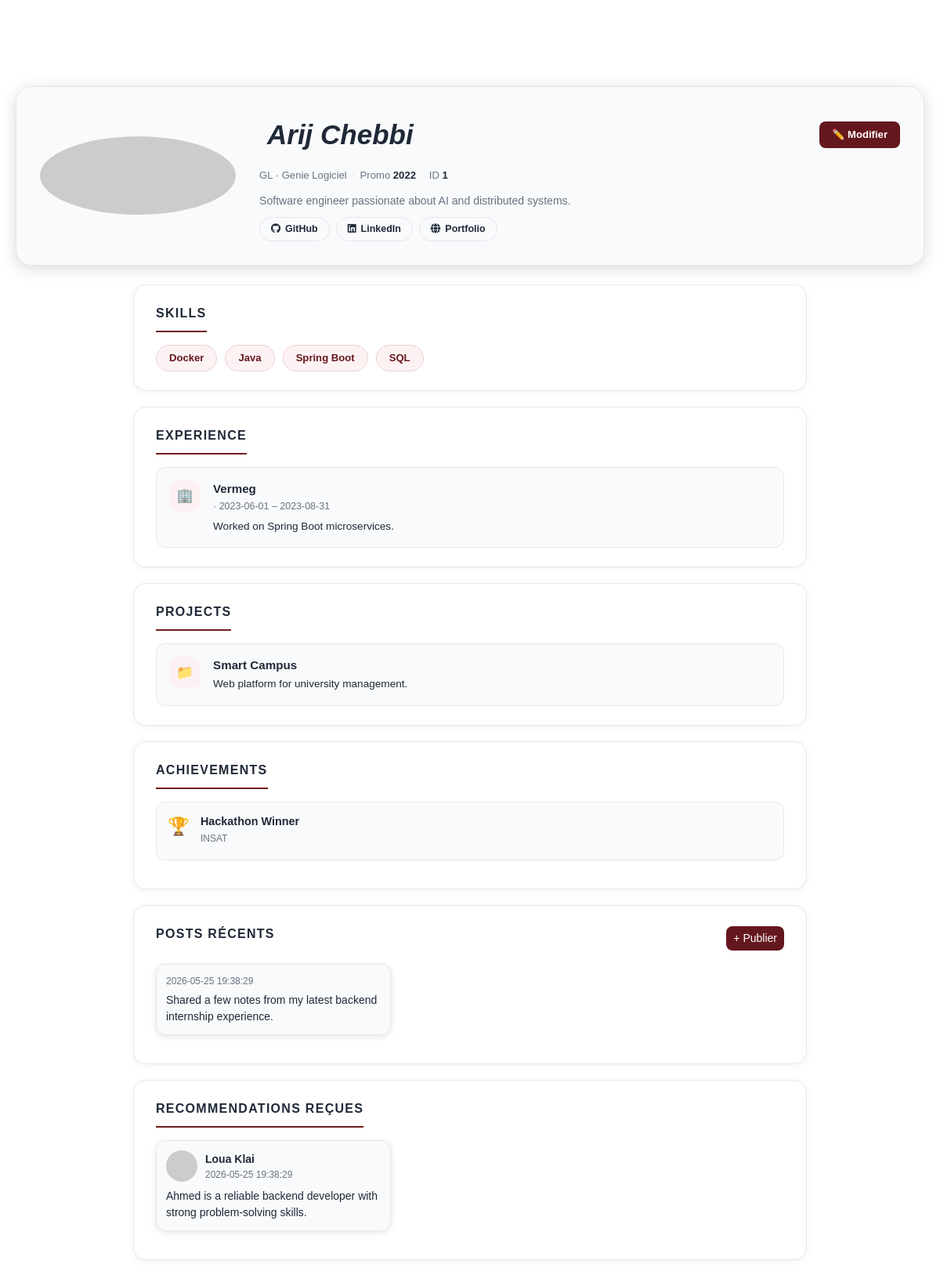
The page /frontend/pages/myprofile.php (signed in) on the database as committed earlier.
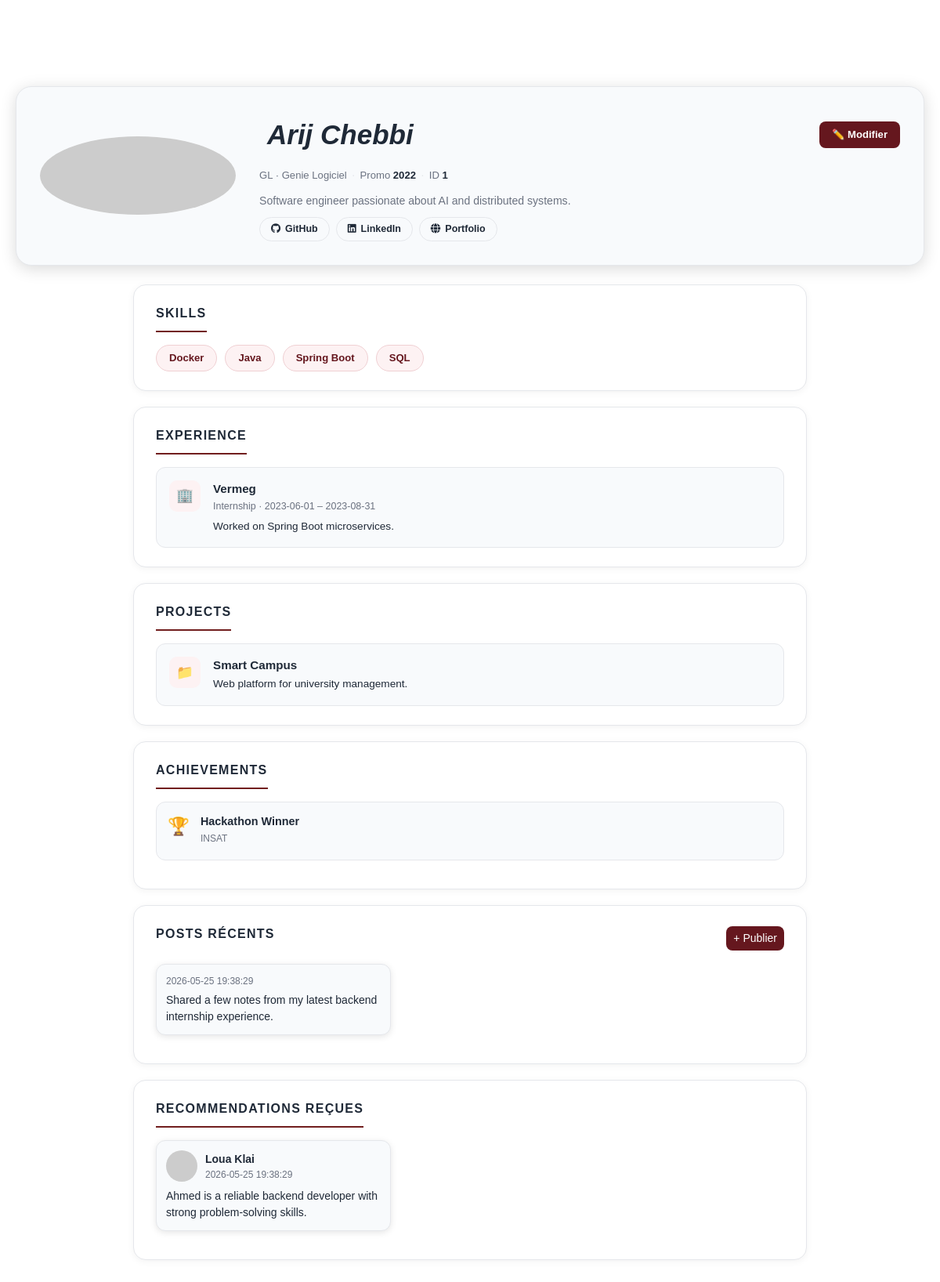
The same page on the database as committed later.
### tables this page shows
CREATE TABLE IF NOT EXISTS users (
    id           INT          AUTO_INCREMENT PRIMARY KEY,
    email        VARCHAR(150) NOT NULL UNIQUE,
    password_hash VARCHAR(255) NOT NULL,
    profile_link TEXT         NULL,
    github_link TEXT         NULL,
    linkedin_link TEXT         NULL,

    tagline      VARCHAR(255) NULL,
    bio          TEXT         NULL,
    avatar_url   TEXT         NULL,
    insatien_id  INT          NOT NULL UNIQUE,
    created_at   TIMESTAMP    DEFAULT CURRENT_TIMESTAMP,
    updated_at   TIMESTAMP    DEFAULT CURRENT_TIMESTAMP ON UPDATE CURRENT_TIMESTAMP,
    FOREIGN KEY (insatien_id) REFERENCES insatien(id)
        ON DELETE CASCADE
);

CREATE TABLE IF NOT EXISTS insatien (
    id          INT          AUTO_INCREMENT PRIMARY KEY,
    nom         VARCHAR(100) NOT NULL,
    prenom      VARCHAR(100) NOT NULL,
    email       VARCHAR(150) NOT NULL UNIQUE,
    promo_year  INT          NULL,
    parcours_id INT          NULL,
    created_at  TIMESTAMP    DEFAULT CURRENT_TIMESTAMP,
    FOREIGN KEY (parcours_id) REFERENCES parcours(id)
        ON DELETE SET NULL
);

CREATE TABLE IF NOT EXISTS filieres (
    id   INT          AUTO_INCREMENT PRIMARY KEY,
    name VARCHAR(120) NOT NULL UNIQUE
);

CREATE TABLE IF NOT EXISTS parcours (
    id         INT          AUTO_INCREMENT PRIMARY KEY,
    name       VARCHAR(120) NOT NULL UNIQUE,
    filiere_id INT          NULL,
    FOREIGN KEY (filiere_id) REFERENCES filieres(id)
        ON DELETE SET NULL
);

CREATE TABLE IF NOT EXISTS skills (
    id   INT          AUTO_INCREMENT PRIMARY KEY,
    name VARCHAR(100) NOT NULL UNIQUE
);

CREATE TABLE IF NOT EXISTS experience (
    id              INT          AUTO_INCREMENT PRIMARY KEY,
    user_id         INT          NOT NULL,
    date_debut      DATE         NULL,
    date_fin        DATE         NULL,       
    entreprise      VARCHAR(255) NULL,
    experience_type ENUM('skill','job','internship','freelance','certification') NOT NULL,
    lien            TEXT         NULL,
    description     TEXT         NULL,
    created_at      TIMESTAMP    DEFAULT CURRENT_TIMESTAMP,
    FOREIGN KEY (user_id) REFERENCES users(id) ON DELETE CASCADE,
    INDEX idx_experience_user (user_id),
    INDEX idx_experience_type (experience_type)
);

CREATE TABLE IF NOT EXISTS projects (
    id          INT          AUTO_INCREMENT PRIMARY KEY,
    user_id     INT          NOT NULL,
    title       VARCHAR(255) NOT NULL,
    description TEXT         NULL,
    lien        TEXT         NULL,            
    date_debut  DATE         NULL,
    date_fin    DATE         NULL,            
    created_at  TIMESTAMP    DEFAULT CURRENT_TIMESTAMP,
    FOREIGN KEY (user_id) REFERENCES users(id) ON DELETE CASCADE,
    INDEX idx_projects_user (user_id)
);

CREATE TABLE IF NOT EXISTS achievements (
    id               INT          AUTO_INCREMENT PRIMARY KEY,
    user_id          INT          NOT NULL,
    title            VARCHAR(255) NOT NULL,
    issuer           VARCHAR(255) NULL,       
    achievement_type ENUM('award','honour','publication','competition','other') NOT NULL DEFAULT 'other',
    date_obtained    DATE         NULL,
    lien             TEXT         NULL,
    description      TEXT         NULL,
    created_at       TIMESTAMP    DEFAULT CURRENT_TIMESTAMP,
    FOREIGN KEY (user_id) REFERENCES users(id) ON DELETE CASCADE,
    INDEX idx_achievements_user (user_id),
    INDEX idx_achievements_type (achievement_type)
);

CREATE TABLE IF NOT EXISTS posts (
    id         INT       AUTO_INCREMENT PRIMARY KEY,
    user_id    INT       NOT NULL,
    content    TEXT      NOT NULL,
    created_at TIMESTAMP DEFAULT CURRENT_TIMESTAMP,
    FOREIGN KEY (user_id) REFERENCES users(id) ON DELETE CASCADE,
    INDEX idx_posts_user (user_id),
    INDEX idx_posts_created_at (created_at)
);

CREATE TABLE IF NOT EXISTS recommandations (
    id         INT       AUTO_INCREMENT PRIMARY KEY,
    from_user  INT       NOT NULL,
    to_user    INT       NOT NULL,
    texte      TEXT      NOT NULL,
    created_at TIMESTAMP DEFAULT CURRENT_TIMESTAMP,
    CONSTRAINT chk_no_self_recommandation CHECK (from_user <> to_user),
    FOREIGN KEY (from_user) REFERENCES users(id) ON DELETE CASCADE,
    FOREIGN KEY (to_user)   REFERENCES users(id) ON DELETE CASCADE
);

### backend/config/ConnexionDB.php (called while the page is built)
<?php
class ConnexionDB
{
    private static ?PDO $instance = null;
    public static function getInstance(): PDO
    {
        if (self::$instance === null) {
            $host = "localhost";
            $dbname = "webdb";
            $username = "root";
            $password = "";
            self::$instance = new PDO(
                "mysql:host=$host;dbname=$dbname;charset=utf8",
                $username,
                $password
            );
            self::$instance->setAttribute(PDO::ATTR_ERRMODE, PDO::ERRMODE_EXCEPTION);
        }
        return self::$instance;
    }
}

### backend/service/profileService.php (called while the page is built, shortened)
<?php
require_once __DIR__ . '/../repository/userRepository.php';
require_once __DIR__ . '/../config/ConnexionDB.php';
class profileService {
    private $repo;
    public function __construct() {
        $this->repo=new userRepository();
    }
    public function getFullProfile(int $userId): array {
        $user = $this->repo->findById($userId);
        $skills=$this->repo->findskills($userId);
        $experiences=$this->repo->findExperiences($userId);
        $projects=$this->repo->findProjects($userId);
        $achievements=$this->repo->findAchievements($userId);
        $recommendations=$this->repo->findRecommendations($userId);
        $posts= $this->repo->findPosts($userId);
        return [
            'user'            => $user,
            'skills'          => $skills,
            'experiences'     => $experiences,
            'projects'        => $projects,
            'achievements'    => $achievements,
            'recommendations' => $recommendations,
            'posts'           =>$posts
        ];
    }
}

### backend/repository/userRepository.php (called while the page is built, shortened)
<?php
require_once __DIR__ . '/../config/ConnexionDB.php';
class userRepository {
    private $pdo;
    public function __construct() {
        $this->pdo = ConnexionDB::getInstance();
    }
    public function findById($userId) : array|false{
        $stmt=$this->pdo->prepare("
         SELECT
            u.id,u.email,u.bio,u.tagline,u.avatar_url,u.github_link,
            u.linkedin_link,u.profile_link,i.nom,i.prenom,i.promo_year,
            i.id AS insatien_id, p.name AS parcours,f.name  AS filiere
            FROM users u
            JOIN insatien i ON i.id = u.insatien_id
            LEFT JOIN parcours p ON p.id = i.parcours_id
            LEFT JOIN filieres f ON f.id = p.filiere_id
            WHERE u.id = ?
        ");
        $stmt->execute([$userId]);
        return $stmt->fetch(PDO::FETCH_ASSOC);
    }
    public function findskills(int $userId): array|false {
        $stmt=$this->pdo->prepare("
          SELECT s.id, s.name
            FROM skills s
            JOIN user_skills us ON us.skill_id = s.id
            WHERE us.user_id = ?
            ORDER BY s.name
        ");
        $stmt->execute([$userId]);
        return $stmt->fetchAll(PDO::FETCH_ASSOC);
    }
    public function findExperiences (int $userId): array|false{
        $stmt=$this->pdo->prepare("
         SELECT id, entreprise, experience_type,
          date_debut, date_fin, description, lien
         FROM experience
         WHERE user_id = ?
         ORDER BY date_debut DESC
        ");
        $stmt->execute([$userId]);
        return $stmt->fetchAll(PDO::FETCH_ASSOC);
    }
    public function findProjects(int $userId): array|false {
        $stmt = $this->pdo->prepare("
            SELECT id, title, description, lien, date_debut, date_fin
            FROM projects
            WHERE user_id = ?
            ORDER BY date_debut DESC
        ");
        $stmt->execute([$userId]);
        return $stmt->fetchAll(PDO::FETCH_ASSOC);
    }
    public function findAchievements(int $userId): array|false {
        $stmt = $this->pdo->prepare("
            SELECT id, title, issuer, achievement_type, date_obtained, description, lien
            FROM achievements
            WHERE user_id = ?
            ORDER BY date_obtained DESC
        ");
        $stmt->execute([$userId]);
        return $stmt->fetchAll(PDO::FETCH_ASSOC);
    }
    public function findRecommendations(int $userId): array|false {
        $stmt = $this->pdo->prepare("
            SELECT r.id,r.texte,r.created_at,
                i.nom       AS author_nom,
                i.prenom    AS author_prenom,
                u.avatar_url AS author_avatar,
                u.id        AS author_id
            FROM recommandations r
            JOIN users u  ON u.id = r.from_user
            JOIN insatien i ON i.id = u.insatien_id
            WHERE r.to_user = ?
            ORDER BY r.created_at DESC
        ");
        $stmt->execute([$userId]);
        return $stmt->fetchAll(PDO::FETCH_ASSOC);
    }
    public function findPosts(int $userId): array {
    $stmt = $this->pdo->prepare("
        SELECT id, content, created_at
        FROM posts
        WHERE user_id = ?
        ORDER BY created_at DESC
    ");
    $stmt->execute([$userId]);
    return $stmt->fetchAll(PDO::FETCH_ASSOC) ?: [];
}
}

### frontend/pages/myprofile.php (the view, shortened to what the rows shown need)
<?php
require_once '../../backend/config/ConnexionDB.php';
require_once '../../backend/service/profileService.php';
$conn   = ConnexionDB::getInstance();
$stmt   = $conn->prepare("SELECT id FROM users WHERE email = :email LIMIT 1");
$stmt->execute([':email' => $_SESSION['email']]);
$me     = $stmt->fetch(PDO::FETCH_ASSOC);
$userId = (int)($me['id'] ?? 0);
$service = new profileService();
$data            = $service->getFullProfile($userId);
$user            = $data['user'];
$skills          = $data['skills'];
$experiences     = $data['experiences'];
$projects        = $data['projects'];
$achievements    = $data['achievements'];
$recommendations = $data['recommendations'];
$posts           = $data['posts'];
function h(?string $val): string {
    return htmlspecialchars($val ?? '', ENT_QUOTES, 'UTF-8');
}
?>
<!DOCTYPE html>
<html lang="fr">
<head>
  <link rel="stylesheet" href="/frontend/assets/css/bootstrap.min.css">
  <link rel="stylesheet" href="https://cdn.jsdelivr.net/npm/bootstrap-icons@1.10.5/font/bootstrap-icons.css">
  <link rel="stylesheet" href="/frontend/assets/css/profil.css">
  <link rel="stylesheet" href="/frontend/assets/css/myprofile.css">
  <link rel="stylesheet" href="/frontend/assets/css/footer_navbar.css">
  <link rel="stylesheet" href="https://cdnjs.cloudflare.com/ajax/libs/font-awesome/6.5.0/css/all.min.css">
</head>
<body>
<div class="container">
  <div class="profile-main">
    <div class="profile-info">
      <div class="profile-name-row">
        <h1 class="nom"><?= h($user['prenom'] . ' ' . $user['nom']) ?></h1>
        <button type="button" class="btn-edit"
                data-bs-toggle="modal" data-bs-target="#editProfileModal">
          ✏️ Modifier
        </button>
      </div>
      <div class="profile-meta">
        <?php if (!empty($user['filiere'])): ?>
          <span class="meta-badge"><?= h($user['filiere']) ?> · <?= h($user['parcours']) ?></span>
          <span class="meta-sep">·</span>
        <?php endif; ?>
        <span class="meta-badge">Promo <span class="num-id"><?= h($user['promo_year'] ?? 'N/A') ?></span></span>
        <span class="meta-sep">·</span>
        <span class="meta-badge">ID <span class="num-id"><?= h($user['insatien_id']) ?></span></span>
      </div>
      <p class="profile-bio"><?= h($user['bio'] ?: 'No bio provided.') ?></p>
      <div class="profile-links">
        <?php if (!empty($user['github_link'])): ?>
          <a href="<?= h($user['github_link']) ?>" class="profile-link-btn" target="_blank">
          </a>
        <?php endif; ?>
        <?php if (!empty($user['linkedin_link'])): ?>
          <a href="<?= h($user['linkedin_link']) ?>" class="profile-link-btn" target="_blank">
          </a>
        <?php endif; ?>
        <?php if (!empty($user['profile_link'])): ?>
          <a href="<?= h($user['profile_link']) ?>" class="profile-link-btn" target="_blank">
          </a>
        <?php endif; ?>
      </div>
    </div>
  </div>
</div>
<div class="container" style="max-width:900px; margin:0 auto; padding:0 20px 60px;">
  <div class="profile-section">
    <div class="skills-grid">
      <?php if ($skills): ?>
        <?php foreach ($skills as $skill): ?>
          <span class="skill-badge"><?= h($skill['name']) ?></span>
        <?php endforeach; ?>
      <?php else: ?>
        <p class="text-muted">No skills yet. Click "Modifier" to add some.</p>
      <?php endif; ?>
    </div>
  </div>
  <div class="profile-section">
    <div class="experience-list">
      <?php if ($experiences): ?>
        <?php foreach ($experiences as $exp): ?>
          <div class="experience-card">
            <div class="exp-icon">🏢</div>
            <div>
              <p class="exp-title"><?= h($exp['entreprise'] ?? '') ?></p>
              <p class="exp-meta">
                <?= h(ucfirst($exp['experience_type'])) ?> ·
                <?= h($exp['date_debut'] ?? '') ?> –
                <?= !empty($exp['date_fin']) ? h($exp['date_fin']) : 'Present' ?>
              </p>
              <?php if (!empty($exp['description'])): ?>
                <p class="exp-desc"><?= h($exp['description']) ?></p>
              <?php endif; ?>
            </div>
          </div>
        <?php endforeach; ?>
      <?php else: ?>
        <p class="text-muted">No experience yet.</p>
      <?php endif; ?>
    </div>
  </div>
  <div class="profile-section">
    <?php if ($projects): ?>
      <?php foreach ($projects as $proj): ?>
        <div class="experience-card">
          <div class="exp-icon">📁</div>
          <div>
            <p class="exp-title"><?= h($proj['title']) ?></p>
            <?php if (!empty($proj['description'])): ?>
              <p class="exp-desc"><?= h($proj['description']) ?></p>
            <?php endif; ?>
          </div>
        </div>
      <?php endforeach; ?>
    <?php else: ?>
      <p class="text-muted">No projects yet.</p>
    <?php endif; ?>
  </div>
  <div class="profile-section">
    <?php if ($achievements): ?>
      <?php foreach ($achievements as $ach): ?>
        <div class="achievement-card">
          <span class="achievement-icon">🏆</span>
          <div>
            <p class="achievement-title"><?= h($ach['title']) ?></p>
            <p class="achievement-meta"><?= h($ach['issuer'] ?? '') ?></p>
          </div>
        </div>
      <?php endforeach; ?>
    <?php else: ?>
      <p class="text-muted">No achievements yet.</p>
    <?php endif; ?>
  </div>
  <div class="profile-section">
    <?php if (!empty($posts)): ?>
      <?php foreach ($posts as $post): ?>
        <div class="review-card" style="margin-bottom:12px;">
          <div class="review-time"><?= h($post['created_at']) ?></div>
          <div class="review-text"><?= h($post['content']) ?></div>
        </div>
      <?php endforeach; ?>
    <?php else: ?>
      <p class="text-muted">No posts yet.</p>
    <?php endif; ?>
  </div>
  <div class="profile-section">
    <?php if ($recommendations): ?>
      <?php foreach ($recommendations as $rec): ?>
        <div class="review-card">
          <div class="review-header">
            <img src="<?= h($rec['author_avatar'] ?: '/frontend/assets/images/icon-7797704_1280.png') ?>"
                 alt="avatar" style="width:40px;height:40px;border-radius:50%;object-fit:cover;margin-right:10px;">
            <div>
              <div class="review-name"><?= h($rec['author_prenom'] . ' ' . $rec['author_nom']) ?></div>
              <div class="review-time"><?= h($rec['created_at']) ?></div>
            </div>
          </div>
          <div class="review-text"><?= h($rec['texte']) ?></div>
        </div>
      <?php endforeach; ?>
    <?php else: ?>
      <p class="text-muted">No recommendations yet.</p>
    <?php endif; ?>
  </div>
</div>
</body>
</html>

Rows that differ between the two databases and show on the page:
changed experience "Vermeg": experience_type (not shown) → "Internship"
